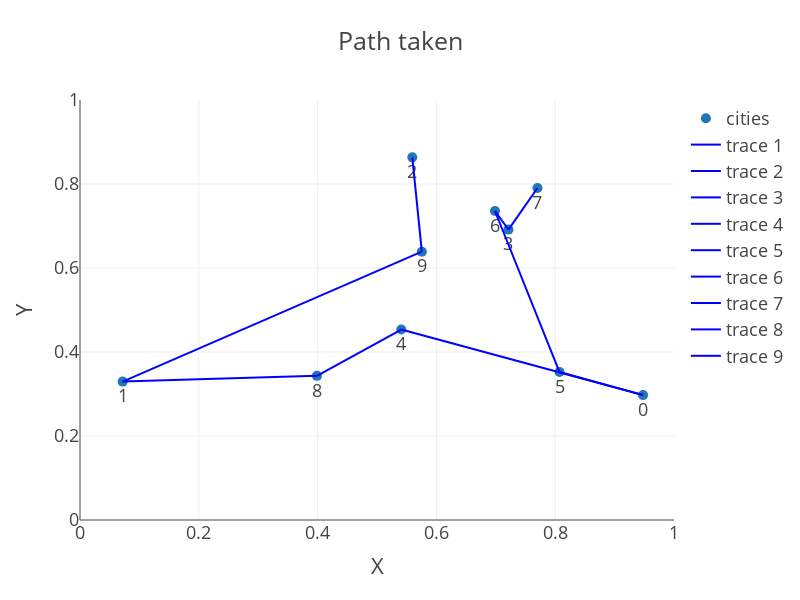

The notebook cell saved with this chart:
### Markdown cell above
#### Test the function

### Code cell
# Test
rg = Generator(PCG64(42069)) # set your own unique seed number
n_cities = 10
cities = simulate_cities(rg, n_cities)
start_time = time.time()  # Record start time
solution, distance = simulated_annealing(cities, iterations = 600)
end_time = time.time()  # Record end time
print("best solution:", solution)
print("distance travelled:", distance)
print("Computing time:", end_time - start_time, "seconds")

draw_salesman(solution, cities)

### Figure 1 — Plotly figure (JSON) as saved in the notebook; plotly's stock layout.template omitted (floating-point values rounded to 4 significant figures)
{"data": [{"marker": {"size": 10}, "mode": "markers+text", "name": "cities", "text": ["7", "3", "6", "5", "0", "4", "8", "1", "9", "2"], "textposition": "bottom center", "type": "scatter", "x": [0.7702, 0.7213, 0.6986, 0.8073, 0.9479, 0.5409, 0.3989, 0.0718, 0.5755, 0.5594], "y": [0.7906, 0.6914, 0.7357, 0.3523, 0.2974, 0.4535, 0.3432, 0.3295, 0.6389, 0.8635]}, {"line": {"color": "blue", "width": 2}, "mode": "lines", "type": "scatter", "x": [0.7702, 0.7213], "y": [0.7906, 0.6914]}, {"line": {"color": "blue", "width": 2}, "mode": "lines", "type": "scatter", "x": [0.7213, 0.6986], "y": [0.6914, 0.7357]}, {"line": {"color": "blue", "width": 2}, "mode": "lines", "type": "scatter", "x": [0.6986, 0.8073], "y": [0.7357, 0.3523]}, {"line": {"color": "blue", "width": 2}, "mode": "lines", "type": "scatter", "x": [0.8073, 0.9479], "y": [0.3523, 0.2974]}, {"line": {"color": "blue", "width": 2}, "mode": "lines", "type": "scatter", "x": [0.9479, 0.5409], "y": [0.2974, 0.4535]}, {"line": {"color": "blue", "width": 2}, "mode": "lines", "type": "scatter", "x": [0.5409, 0.3989], "y": [0.4535, 0.3432]}, {"line": {"color": "blue", "width": 2}, "mode": "lines", "type": "scatter", "x": [0.3989, 0.0718], "y": [0.3432, 0.3295]}, {"line": {"color": "blue", "width": 2}, "mode": "lines", "type": "scatter", "x": [0.0718, 0.5755], "y": [0.3295, 0.6389]}, {"line": {"color": "blue", "width": 2}, "mode": "lines", "type": "scatter", "x": [0.5755, 0.5594], "y": [0.6389, 0.8635]}], "layout": {"height": 600, "title": {"text": "Path taken"}, "width": 800, "xaxis": {"range": [0, 1], "title": {"text": "X"}}, "yaxis": {"range": [0, 1], "title": {"text": "Y"}}}}
